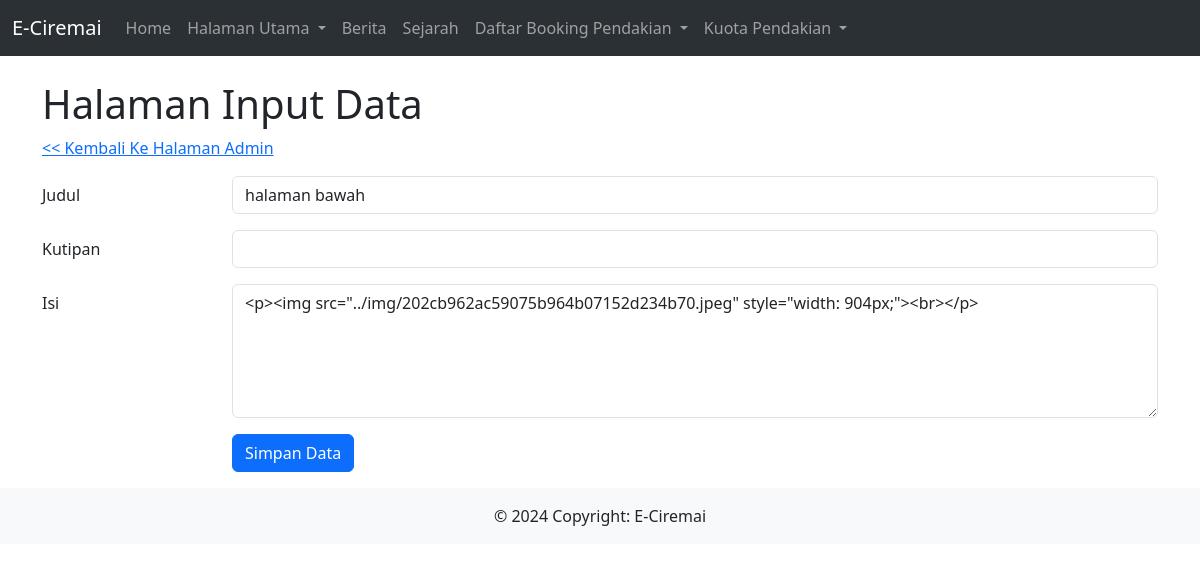
Screenshot of /Admin/halaman_input.php?id=3 with the database file from the repository.
### tables this page shows
CREATE TABLE `halaman` (
  `id` int(11) NOT NULL,
  `judul` varchar(100) NOT NULL,
  `kutipan` varchar(255) NOT NULL,
  `isi` text NOT NULL,
  `tgl_isi` timestamp NOT NULL DEFAULT current_timestamp() ON UPDATE current_timestamp()
);

### Admin/halaman_input.php (the view, shortened to what this page needs)
<?php include('header.php')?>
<?php
$judul = "";
$kutipan = "";
$isi = "";
if(isset($_GET['id'])){
    $id = $_GET['id'];
}else{
    $id = "";
}
if($id != ""){
    $sql1 = "SELECT * FROM halaman WHERE id = '$id'";
    $q1 = mysqli_query($koneksi, $sql1);
    $r1 = mysqli_fetch_array($q1);
    if($r1){
        $judul = $r1["judul"];
        $kutipan = $r1["kutipan"];
        $isi = $r1["isi"];
    } else {
        $error = "data tidak ditemukan";
    }
}
?>
<div class="container mt-4">
<h1>Halaman Input Data</h1>
<div class="mb-3 row">
    <a href="Halaman.php"> << Kembali Ke Halaman Admin</a>
</div>
<form action="" method="post">
    <div class="mb-3 row">
        <label for="judul" class="col-sm-2 col-form-label">Judul</label>
        <div class="col-sm-10">
            <input type="text" class="form-control" id="judul" name="judul" value="<?php echo $judul; ?>">
        </div>
    </div>
    <div class="mb-3 row">
        <label for="kutipan" class="col-sm-2 col-form-label">Kutipan</label>
        <div class="col-sm-10">
            <input type="text" class="form-control" id="kutipan" name="kutipan" value="<?php echo $kutipan; ?>">
        </div>
    </div>
    <div class="mb-3 row">
        <label for="isi" class="col-sm-2 col-form-label">Isi</label>
        <div class="col-sm-10">
            <textarea name="isi" class="form-control" rows="5" id="summernote"><?php echo $isi; ?></textarea>
        </div>
    </div>
    <div class="mb-3 row">
        <div class="col-sm-2"></div>
        <div class="col-sm-10">
            <input type="submit" name="simpan" class="btn btn-primary" value="Simpan Data">
        </div>
    </div>
</form>
</div>
<?php include('footer.php')?>

### rows the page displays
halaman: judul "halaman bawah", isi "<p><img src=\"../img/202cb962ac59075b964b07152d234b70.jpeg\" style=\"width: 904px;\"><br></p>"
